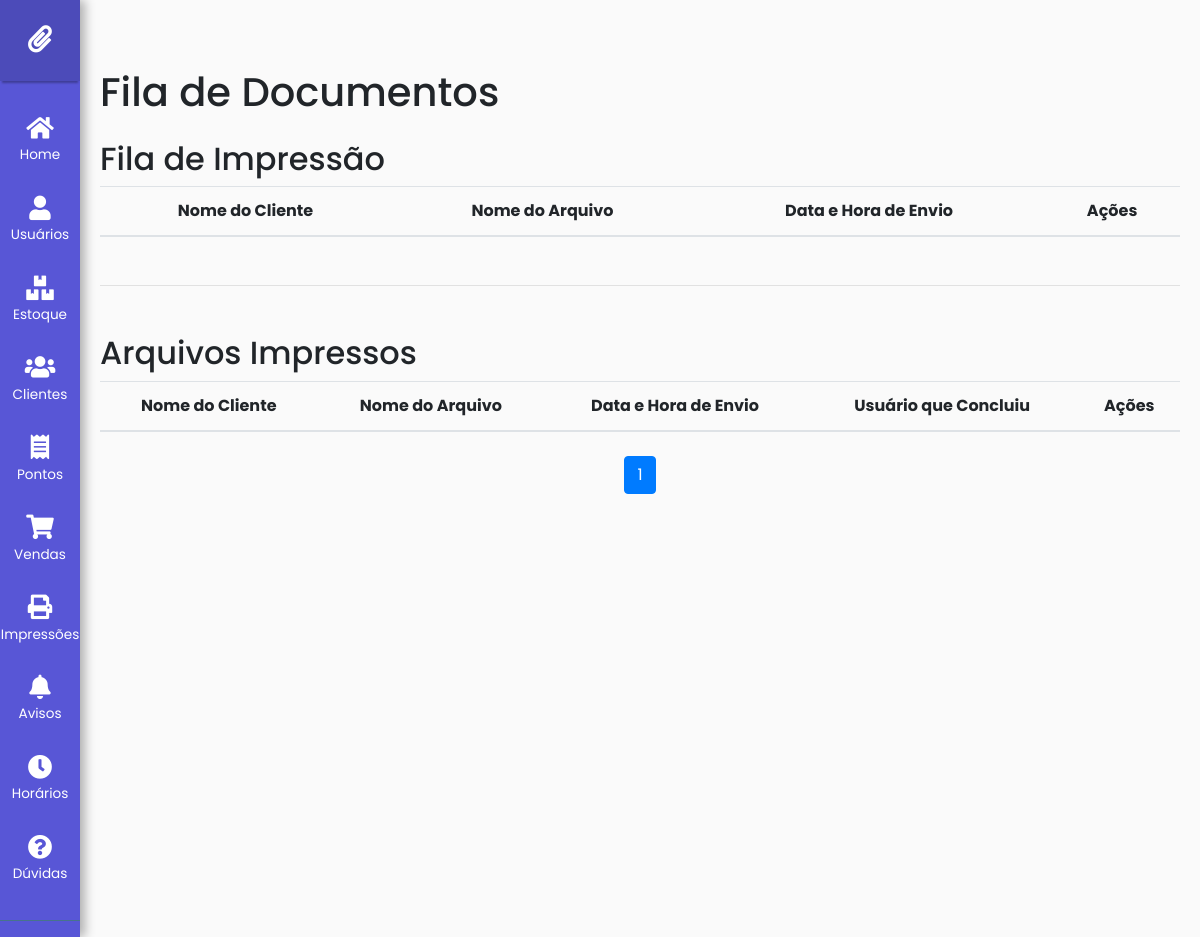
/impressao/fila/ (signed in), run on an earlier commit of the app's database.
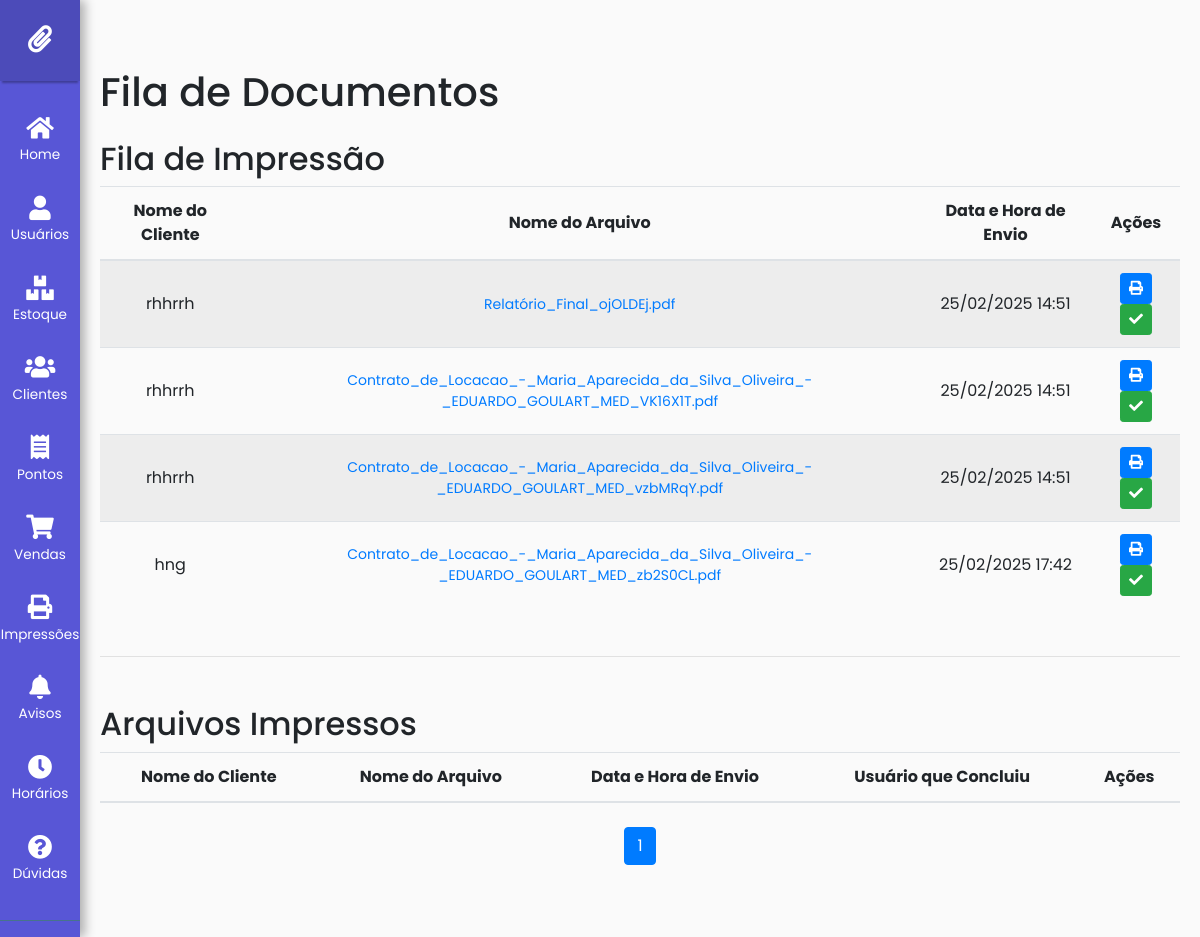
And on a later commit of the database.
### impressao/models.py (models this page shows, shortened)
class DocumentoImpressao(models.Model):
    nome_cliente = models.CharField(max_length=255)
    documento = models.FileField(upload_to='documentos/')
    impresso = models.BooleanField(default=False)
    data_envio = models.DateTimeField(auto_now_add=True)
    usuario_impresso = models.ForeignKey(settings.AUTH_USER_MODEL, null=True, blank=True, on_delete=models.SET_NULL)

### impressao/views.py (the view)
# urls.py: path('fila/', views.documentos_fila, name='documentos_fila'),
@login_required
def documentos_fila(request):
    documentos_nao_impressos = DocumentoImpressao.objects.filter(impresso=False).order_by('data_envio')
    cutoff_date = timezone.now() - timezone.timedelta(days=1)
    documentos_impressos = DocumentoImpressao.objects.filter(impresso=True, data_envio__gte=cutoff_date).order_by('-data_envio')
    paginator = Paginator(documentos_impressos, 10)  # 10 documentos por página
    page = request.GET.get('page')
    try:
        documentos_impressos_paginados = paginator.page(page)
    except PageNotAnInteger:
        documentos_impressos_paginados = paginator.page(1)
    except EmptyPage:
        documentos_impressos_paginados = paginator.page(paginator.num_pages)
    return TemplateResponse(request, 'documentos_fila.html', {
        'documentos_nao_impressos': documentos_nao_impressos,
        'documentos_impressos': documentos_impressos_paginados
    })

### impressao/templates/documentos_fila.html (shortened to what this page needs)
{% extends base_template %}
{% block body %}
<div class="container mt-5">
    <h1 class="mb-4">Fila de Documentos</h1>
    <h2>Fila de Impressão</h2>
    <table class="table table-striped">
        <thead>
            <tr>
                <th class="text-center align-middle">Nome do Cliente</th>
                <th class="text-center align-middle">Nome do Arquivo</th>
                <th class="text-center align-middle">Data e Hora de Envio</th>
                <th class="text-center align-middle">Ações</th>
            </tr>
        </thead>
        <tbody>
            {% for documento in documentos_nao_impressos %}
            <tr>
                <td class="text-center align-middle">{{ documento.nome_cliente }}</td>
                <td class="text-center align-middle">
                    <a href="{% url 'impressao:visualizar_documento' documento.pk %}" target="_blank" class="btn btn-link btn-sm">{{ documento.documento.name|cut:"documentos/" }}</a>
                </td>
                <td class="text-center align-middle">{{ documento.data_envio|date:"d/m/Y H:i" }}</td>
                <td class="text-center align-middle">
                    <button class="btn btn-primary btn-sm" onclick="imprimirDocumento('{% url 'impressao:visualizar_documento' documento.pk %}')">
                        <i class="fas fa-print"></i>
                    </button>
                    <a href="{% url 'impressao:marcar_como_impresso' documento.pk %}" class="btn btn-success btn-sm">
                        <i class="fas fa-check"></i>
                    </a>
                </td>
            </tr>
            {% endfor %}
        </tbody>
    </table>
    <hr class="my-5">
    <h2>Arquivos Impressos</h2>
    <table class="table table-striped">
        <thead>
            <tr>
                <th class="text-center align-middle">Nome do Cliente</th>
                <th class="text-center align-middle">Nome do Arquivo</th>
                <th class="text-center align-middle">Data e Hora de Envio</th>
                <th class="text-center align-middle">Usuário que Concluiu</th>
                <th class="text-center align-middle">Ações</th>
            </tr>
        </thead>
    </table>
    <div class="d-flex justify-content-center mt-4">
        <nav aria-label="Page navigation">
            <ul class="pagination">
                {% for num in documentos_impressos.paginator.page_range %}
                    <li class="page-item {% if documentos_impressos.number == num %}active{% endif %}">
                        <a class="page-link" href="?page={{ num }}">{{ num }}</a>
                    </li>
                {% endfor %}
            </ul>
        </nav>
    </div>
</div>
{% endblock %}

What changed in the data, as far as the page shows it:
added DocumentoImpressao: nome_cliente "rhhrrh", documento.name "Relatório_Final_ojOLDEj.pdf", data_envio "25/02/2025 14:51"
added DocumentoImpressao: nome_cliente "rhhrrh", documento.name "Contrato_de_Locacao_-_Maria_Aparecida_da_Silva_Oliveira_-_EDUARDO_GOULART_MED_VK16X1T.pdf", data_envio "25/02/2025 14:51"
added DocumentoImpressao: nome_cliente "rhhrrh", documento.name "Contrato_de_Locacao_-_Maria_Aparecida_da_Silva_Oliveira_-_EDUARDO_GOULART_MED_vzbMRqY.pdf", data_envio "25/02/2025 14:51"
added DocumentoImpressao: nome_cliente "hng", documento.name "Contrato_de_Locacao_-_Maria_Aparecida_da_Silva_Oliveira_-_EDUARDO_GOULART_MED_zb2S0CL.pdf", data_envio "25/02/2025 17:42"
